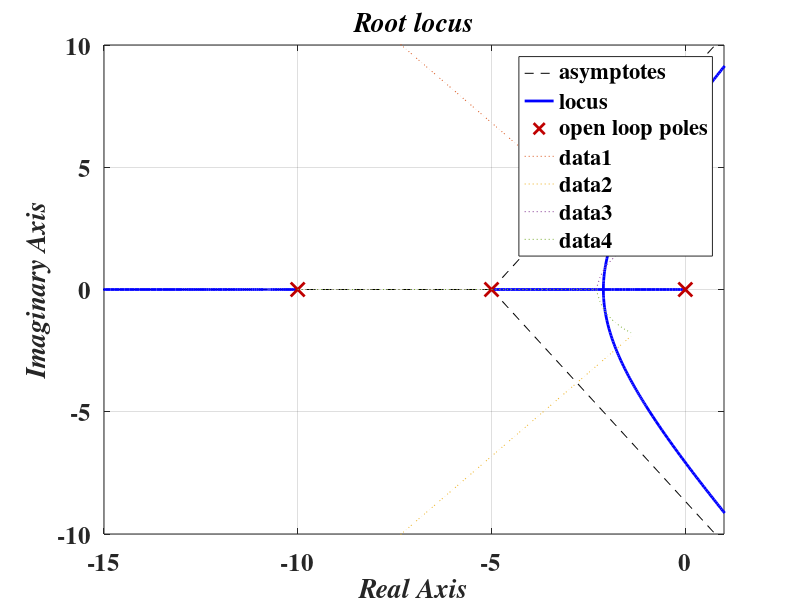

MATLAB code to generate this figure:
numg=[1];
deng=[1 15 50 0];
sysg=tf(numg,deng);
clf;
rlocus(sysg);
hold on

zeta=0.5912;
wn=2.2555;

x=[-10:0.1 :-zeta*wn];
y=-(sqrt(1 -zeta^2)/zeta)*x;
xc=[-10:0.1 :-zeta*wn];
c=sqrt(wn^2-xc.^2);

plot(x,y,':',x,-y,':',xc,c,':',xc,-c,':')
axis([-15,1,-10,10]);

X=xlabel('Real Axis')
Y=ylabel('Imaginary Axis')
T=title('Root locus')

set([X,Y,T],'FontName','times','FontSize',18,'FontAngle','Italic','FontWeight','bold')
set(findall(gcf,'type','axes'),'fontsize',18,'Fontname','Times','fontWeight','bold');